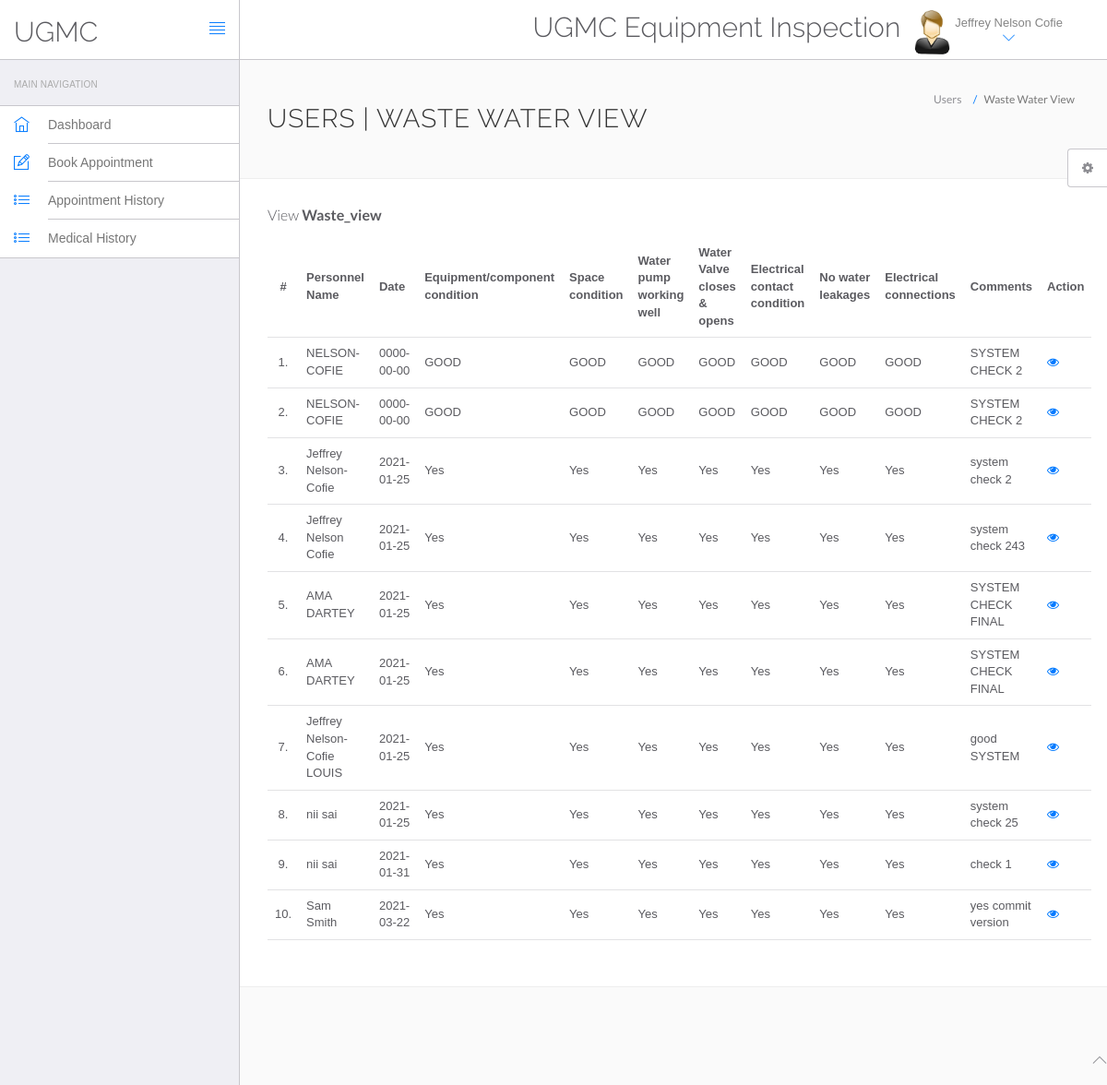
/hms/waste_view.php (signed in), run on the app's committed database.
### tables this page shows
CREATE TABLE `users` (
  `id` int(11) NOT NULL,
  `fullName` varchar(255) DEFAULT NULL,
  `address` longtext DEFAULT NULL,
  `city` varchar(255) DEFAULT NULL,
  `gender` varchar(255) DEFAULT NULL,
  `email` varchar(255) DEFAULT NULL,
  `password` varchar(255) DEFAULT NULL,
  `regDate` timestamp NULL DEFAULT current_timestamp(),
  `updationDate` timestamp NULL DEFAULT NULL ON UPDATE current_timestamp()
);

CREATE TABLE `waste_water` (
  `id` int(150) NOT NULL,
  `name` varchar(250) NOT NULL,
  `date` date NOT NULL,
  `condition` varchar(250) NOT NULL,
  `space_condition` varchar(250) NOT NULL,
  `water_pump` varchar(250) NOT NULL,
  `water_valve` varchar(250) NOT NULL,
  `electrical_contacts` varchar(250) NOT NULL,
  `water_leakage` varchar(150) NOT NULL,
  `electrical_connection` varchar(150) NOT NULL,
  `comments` varchar(250) NOT NULL
);

### hms/waste_view.php (the view, shortened to what this page needs)
<?php
include('include/config.php');
?>
<!DOCTYPE html>
<html lang="en">
<head>
    <link rel="stylesheet" href="vendor/bootstrap/css/bootstrap.min.css">
    <link rel="stylesheet" href="vendor/fontawesome/css/font-awesome.min.css">
    <link rel="stylesheet" href="vendor/themify-icons/themify-icons.min.css">
    <link href="vendor/animate.css/animate.min.css" rel="stylesheet" media="screen">
    <link href="vendor/perfect-scrollbar/perfect-scrollbar.min.css" rel="stylesheet" media="screen">
    <link href="vendor/switchery/switchery.min.css" rel="stylesheet" media="screen">
    <link href="vendor/bootstrap-touchspin/jquery.bootstrap-touchspin.min.css" rel="stylesheet" media="screen">
    <link href="vendor/select2/select2.min.css" rel="stylesheet" media="screen">
    <link href="vendor/bootstrap-datepicker/bootstrap-datepicker3.standalone.min.css" rel="stylesheet" media="screen">
    <link href="vendor/bootstrap-timepicker/bootstrap-timepicker.min.css" rel="stylesheet" media="screen">
    <link rel="stylesheet" href="assets/css/styles.css">
    <link rel="stylesheet" href="assets/css/plugins.css">
    <link rel="stylesheet" href="assets/css/themes/theme-1.css" id="skin_color" />
</head>
<body>
    <div id="app">
        <?php include('include/sidebar.php'); ?>
        <div class="app-content">
            <?php include('include/header.php'); ?>
            <div class="main-content">
                <div class="wrap-content container" id="container">
                    <section id="page-title">
                        <div class="row">
                            <div class="col-sm-8">
                                <h1 class="mainTitle">Users | Waste Water view </h1>
                            </div>
                            <ol class="breadcrumb">
                                <li>
                                    <span>Users</span>
                                </li>
                                <li class="active">
                                    <span>Waste Water View</span>
                                </li>
                            </ol>
                        </div>
                    </section>
                    <div class="container-fluid container-fullw bg-white">
                        <div class="row">
                            <div class="col-md-12">
                                        <h5 class="over-title margin-bottom-15">View <span class="text-bold">Waste_view</span></h5>
                                <table class="table table-hover" id="sample-table-1">
                                    <thead>
                                        <tr>
                                            <th class="center">#</th>
                                            <th>Personnel Name</th>
                                            <th>Date</th>
                                            <th>Equipment/component condition </th>
                                            <th>Space condition </th>
                                            <th>Water pump working well </th>
                                            <th>Water Valve closes & opens</th>
                                            <th>Electrical contact condition </th>
                                            <th>No water leakages</th>
                                            <th>Electrical connections</th>
                                            <th>Comments</th>
                                            <th>Action</th>
                                        </tr>
                                    </thead>
                                    <tbody>
                                        <?php
                                        $sql = mysqli_query($con, "SELECT * FROM `waste_water` ");
                                        $cnt = 1;
                                        while ($row = mysqli_fetch_array($sql)) {
                                        ?>
                                            <tr>
                                                <td class="center"><?php echo $cnt; ?>.</td>
                                                <td class="hidden-xs"><?php echo $row['name']; ?></td>
                                                <td><?php echo $row['date']; ?></td>
                                                <td><?php echo $row['condition']; ?></td>
                                                <td><?php echo $row['space_condition']; ?></td>
                                                <td><?php echo $row['water_pump']; ?>
                                                <td><?php echo $row['water_valve']; ?>
                                                <td><?php echo $row['electrical_contacts']; ?>
                                                <td><?php echo $row['water_leakage']; ?>
                                                <td><?php echo $row['electrical_connection']; ?>
                                                <td><?php echo $row['comments']; ?>
                                                <td>
                                                            <a href="view-Waste_view.php?viewid=<?php echo $row['ID']; ?>"><i class="fa fa-eye"></i></a>
                                                </td>
                                            </tr>
                                        <?php
                                            $cnt = $cnt + 1;
                                        } ?>
                                    </tbody>
                                </table>
                            </div>
                        </div>
                    </div>
                </div>
            </div>
        </div>
    </div>
    <?php include('include/footer.php'); ?>
    <?php include('include/setting.php'); ?>
</body>
</html>

### hms/include/header.php (shortened to what this page needs)
<header class="navbar navbar-default navbar-static-top">
					<div class="navbar-header">
						<a class="navbar-brand" href="#">
							<h2 style="padding-top:20% ">UGMC</h2>
						</a>
						<a href="#" class="sidebar-toggler pull-right visible-md visible-lg" data-toggle-class="app-sidebar-closed" data-toggle-target="#app">
							<i class="ti-align-justify"></i>
						</a>
					</div>
					<div class="navbar-collapse collapse">
						<ul class="nav navbar-right">
								<li  style="padding-top:2% ">
								<h2>UGMC Equipment Inspection</h2>
							</li>
							<li class="dropdown current-user">
								<a href class="dropdown-toggle" data-toggle="dropdown">
									<img src="assets/images/images.jpg"> <span class="username">
									<?php $query=mysqli_query($con,"select fullName from users where id='".$_SESSION['id']."'");
while($row=mysqli_fetch_array($query))
{
	echo $row['fullName'];
}
									?> <i class="ti-angle-down"></i></i></span>
								</a>
							</li>
						</ul>
					</div>
				</header>

### hms/assets/css/themes/theme-1.css (style rules this page uses)
body { background: #FAFAFA; }
header .navbar-header { background: #ffffff !important; border-right-color: #c8c7cc !important; border-bottom-color: #c8c7cc !important; }
header .navbar-header .sidebar-toggler, header .navbar-header .sidebar-mobile-toggler { color: #007aff !important; }
header .navbar-header .navbar-brand { color: #777 !important; }
header .navbar-collapse { background: #ffffff !important; border-bottom-color: #c8c7cc !important; box-shadow: none !important; }
header .navbar-collapse .navbar-right > li > a { color: #777; }
header .navbar-collapse .navbar-right > li > a i { color: #007aff !important; }

### data on the page
users: fullName "Jeffrey Nelson Cofie"
waste_water: name "NELSON-COFIE", date "0000-00-00", condition "GOOD", space_condition "GOOD", water_pump "GOOD", water_valve "GOOD", electrical_contacts "GOOD", water_leakage "GOOD", electrical_connection "GOOD", comments "SYSTEM CHECK 2"
waste_water: name "NELSON-COFIE", date "0000-00-00", condition "GOOD", space_condition "GOOD", water_pump "GOOD", water_valve "GOOD", electrical_contacts "GOOD", water_leakage "GOOD", electrical_connection "GOOD", comments "SYSTEM CHECK 2"
waste_water: name "Jeffrey Nelson-Cofie", date "2021-01-25", condition "Yes", space_condition "Yes", water_pump "Yes", water_valve "Yes", electrical_contacts "Yes", water_leakage "Yes", electrical_connection "Yes", comments "system check 2"
waste_water: name "Jeffrey Nelson Cofie", date "2021-01-25", condition "Yes", space_condition "Yes", water_pump "Yes", water_valve "Yes", electrical_contacts "Yes", water_leakage "Yes", electrical_connection "Yes", comments "system check 243"
waste_water: name "AMA DARTEY", date "2021-01-25", condition "Yes", space_condition "Yes", water_pump "Yes", water_valve "Yes", electrical_contacts "Yes", water_leakage "Yes", electrical_connection "Yes", comments "SYSTEM CHECK FINAL"
waste_water: name "AMA DARTEY", date "2021-01-25", condition "Yes", space_condition "Yes", water_pump "Yes", water_valve "Yes", electrical_contacts "Yes", water_leakage "Yes", electrical_connection "Yes", comments "SYSTEM CHECK FINAL"
waste_water: name "Jeffrey Nelson-Cofie LOUIS", date "2021-01-25", condition "Yes", space_condition "Yes", water_pump "Yes", water_valve "Yes", electrical_contacts "Yes", water_leakage "Yes", electrical_connection "Yes", comments "good SYSTEM"
waste_water: name "nii sai", date "2021-01-25", condition "Yes", space_condition "Yes", water_pump "Yes", water_valve "Yes", electrical_contacts "Yes", water_leakage "Yes", electrical_connection "Yes", comments "system check 25"
waste_water: name "nii sai", date "2021-01-31", condition "Yes", space_condition "Yes", water_pump "Yes", water_valve "Yes", electrical_contacts "Yes", water_leakage "Yes", electrical_connection "Yes", comments "check 1"
waste_water: name "Sam Smith", date "2021-03-22", condition "Yes", space_condition "Yes", water_pump "Yes", water_valve "Yes", electrical_contacts "Yes", water_leakage "Yes", electrical_connection "Yes", comments "yes commit version"
